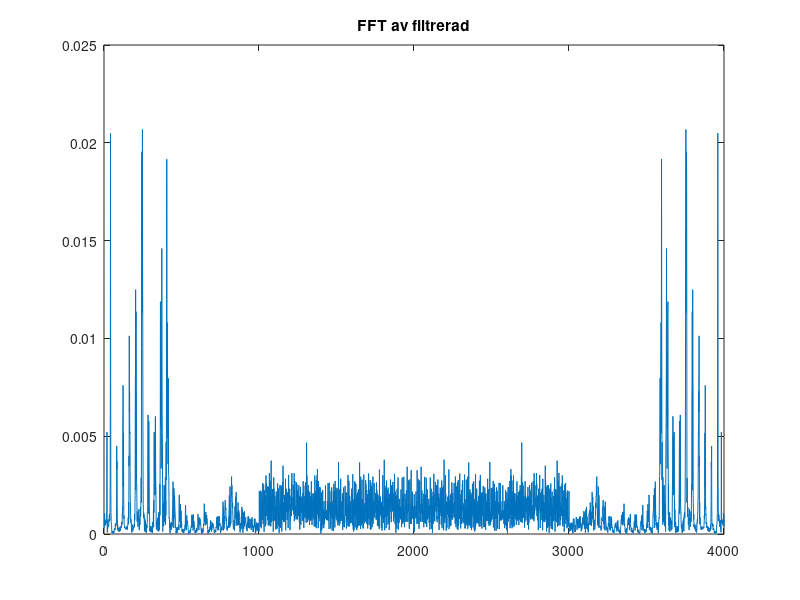
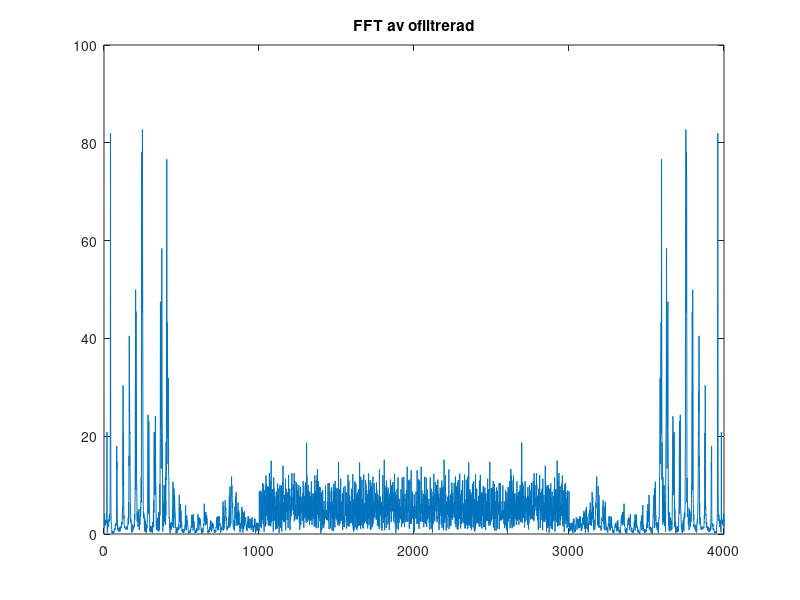
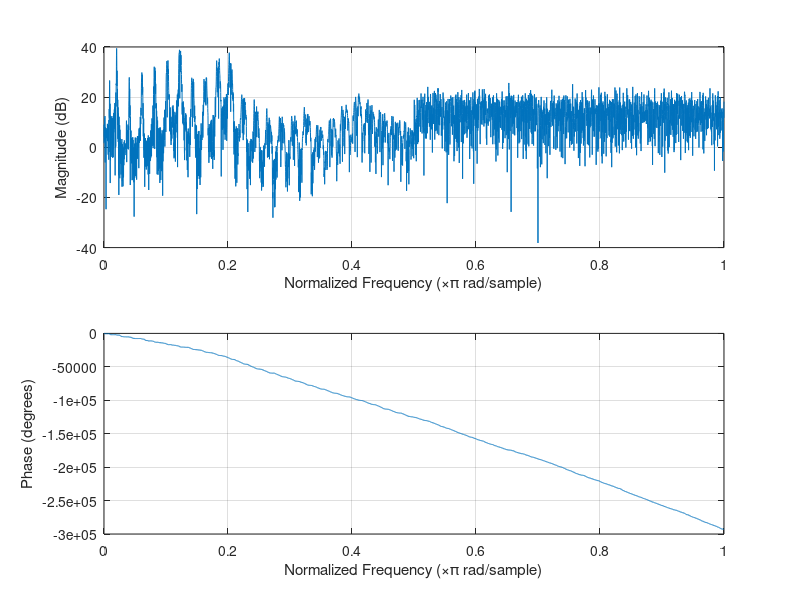
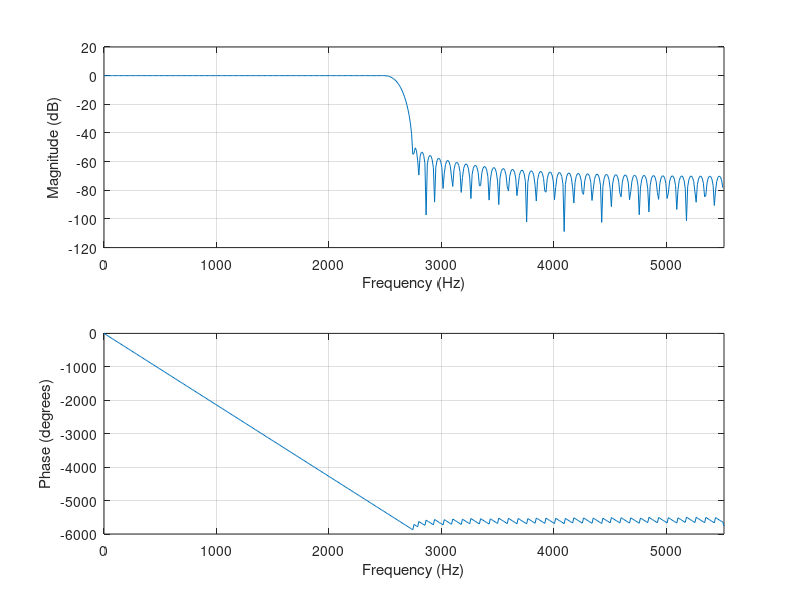

Reproduce these figures in MATLAB, in order.
% SIGBE/17/3 - Oscar BjÃ¶rkgren
	% i
clear all;
close all;

y = load('signal3.dat');
Fs = 11025;
soundsc(y,Fs);

N = length(y);

B = 1/N;
A = 1;

ymedel = filter(B,A,y);
figure,plot(abs(fft(ymedel)));
title('FFT av filtrerad');
figure,plot(abs(fft(y)));
title('FFT av ofiltrerad');
%Frekvenssvaret av medeltalsfiltret
figure,freqz(y);
% Enligt figurerna filtreras bruset inte bort m.h.a.
% medeltalsfiltret

% Lowpass FIR filter m.h.a. Kaiser fonsterfunktion, beta=4.54
fcuts = [2500 2750];
mags = [1 0];
devs = [0.003 0.1];
disp('Filtrets koefficienter:'); %obs beta valjs till filtret enligt passbandsavvikelsen
[n,Wn,beta,ftype] = kaiserord(fcuts,mags,devs,Fs)
B = fir1(n,Wn,ftype,kaiser(n+1,4.54)); % 0.0274dB avvikelse, 50dB damp i cutband
%Filtrets frekvenssvar
figure, freqz(B,1,[],Fs);

%--------------------------------------------%
	% ii
	
yfir = filter(B,1,y);
figure,plot(abs(fft(yfir)));
title('FFT av FIR filtrerad signal');
soundsc(yfir,Fs); % hogfrekventa bruset har filtrerats bort

Ts = 1/Fs;
t = [1001:Ts:1100];
L = round((N-1)/2); % Tidsfordrojning
yfir_ = yfir(1001:1100);
y_ = y(1001+L:1100+L); % Fordrjojer ursprungs signalen lika mycket som filtrerade
figure,plot(yfir_),hold on,plot(y_); 

%--------------------------------------------%
	% B
close all;
clear all;

x = load('x.dat');
Fs = 8192;

soundsc(x,Fs); 
figure,plot(x);
title('Ofiltrerad signal');
figure,plot(abs(fft(x)));

% storsta delen av bruset koncentrerat vid elementen 5801-5804
N = length(x);
fnotch = 5802/N;
fb = 10/Fs; % sparrbandets bredd
r = 1-fb*pi; % approximering av r då sparrbandet ar 3dB

% Overforingsfunktionen for notch filtret:
% koefficienter for taljaren
B = [1 -2*cos(2*pi*fnotch) 1];

% koefficienter for namnaren
A = [1 -2*r*cos(2*pi*fnotch) r^2];

y = filter(B,A,x);
figure,plot(y);
title('Filtrerad signaln');
figure,plot(abs(fft(y)));
soundsc(y,Fs);
% Figuren och uppspelningen tyder pa att den storande tonen har
% for det mesta filtrerats bort ur signalen.
